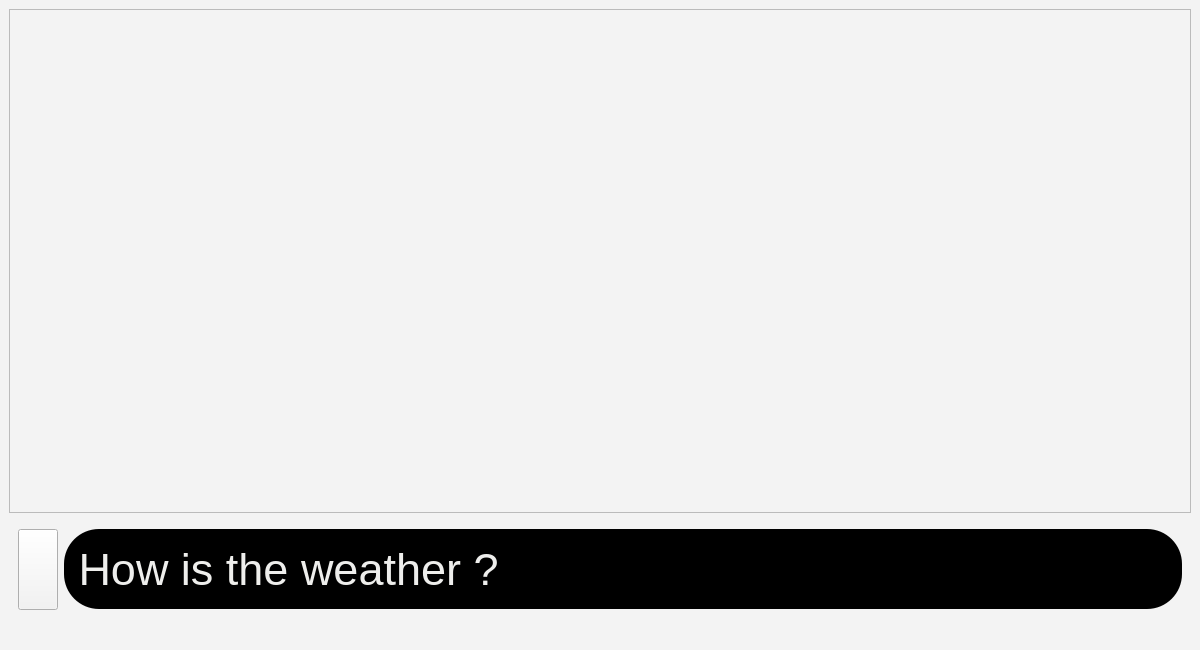
<?xml version="1.0" encoding="UTF-8"?>
<ui version="4.0">
 <class>MainWindow</class>
 <widget class="QMainWindow" name="MainWindow">
  <property name="geometry">
   <rect>
    <x>0</x>
    <y>0</y>
    <width>1200</width>
    <height>650</height>
   </rect>
  </property>
  <property name="maximumSize">
   <size>
    <width>1200</width>
    <height>650</height>
   </size>
  </property>
  <property name="windowTitle">
   <string>MainWindow</string>
  </property>
  <property name="layoutDirection">
   <enum>Qt::LeftToRight</enum>
  </property>
  <property name="styleSheet">
   <string notr="true">background-color: rgb(243, 243, 243);</string>
  </property>
  <property name="iconSize">
   <size>
    <width>48</width>
    <height>48</height>
   </size>
  </property>
  <widget class="QWidget" name="centralwidget">
   <layout class="QVBoxLayout" name="verticalLayout">
    <item>
     <widget class="QScrollArea" name="scroll_area">
      <property name="enabled">
       <bool>true</bool>
      </property>
      <property name="sizePolicy">
       <sizepolicy hsizetype="Minimum" vsizetype="Preferred">
        <horstretch>0</horstretch>
        <verstretch>0</verstretch>
       </sizepolicy>
      </property>
      <property name="focusPolicy">
       <enum>Qt::ClickFocus</enum>
      </property>
      <property name="horizontalScrollBarPolicy">
       <enum>Qt::ScrollBarAlwaysOff</enum>
      </property>
      <property name="widgetResizable">
       <bool>true</bool>
      </property>
      <property name="alignment">
       <set>Qt::AlignLeading|Qt::AlignLeft|Qt::AlignVCenter</set>
      </property>
      <widget class="QWidget" name="scroll_area_widget_contents">
       <property name="geometry">
        <rect>
         <x>0</x>
         <y>0</y>
         <width>1180</width>
         <height>480</height>
        </rect>
       </property>
       <property name="sizePolicy">
        <sizepolicy hsizetype="Preferred" vsizetype="Preferred">
         <horstretch>0</horstretch>
         <verstretch>0</verstretch>
        </sizepolicy>
       </property>
       <layout class="QGridLayout" name="gridLayout">
        <property name="leftMargin">
         <number>10</number>
        </property>
        <property name="topMargin">
         <number>10</number>
        </property>
        <property name="rightMargin">
         <number>10</number>
        </property>
        <property name="bottomMargin">
         <number>10</number>
        </property>
        <property name="horizontalSpacing">
         <number>25</number>
        </property>
       </layout>
      </widget>
     </widget>
    </item>
    <item>
     <widget class="QWidget" name="widget" native="true">
      <property name="enabled">
       <bool>true</bool>
      </property>
      <property name="sizePolicy">
       <sizepolicy hsizetype="Minimum" vsizetype="Preferred">
        <horstretch>0</horstretch>
        <verstretch>0</verstretch>
       </sizepolicy>
      </property>
      <property name="maximumSize">
       <size>
        <width>16777215</width>
        <height>100</height>
       </size>
      </property>
      <layout class="QHBoxLayout" name="horizontalLayout">
       <item>
        <widget class="QPushButton" name="speech_button">
         <property name="enabled">
          <bool>true</bool>
         </property>
         <property name="sizePolicy">
          <sizepolicy hsizetype="Maximum" vsizetype="Fixed">
           <horstretch>0</horstretch>
           <verstretch>0</verstretch>
          </sizepolicy>
         </property>
         <property name="minimumSize">
          <size>
           <width>0</width>
           <height>81</height>
          </size>
         </property>
         <property name="maximumSize">
          <size>
           <width>16777215</width>
           <height>80</height>
          </size>
         </property>
         <property name="focusPolicy">
          <enum>Qt::ClickFocus</enum>
         </property>
         <property name="styleSheet">
          <string notr="true"/>
         </property>
         <property name="text">
          <string/>
         </property>
         <property name="icon">
          <iconset>
           <normaloff>mic_icon.png</normaloff>mic_icon.png</iconset>
         </property>
         <property name="iconSize">
          <size>
           <width>46</width>
           <height>46</height>
          </size>
         </property>
         <property name="checkable">
          <bool>false</bool>
         </property>
         <property name="checked">
          <bool>false</bool>
         </property>
         <property name="flat">
          <bool>false</bool>
         </property>
        </widget>
       </item>
       <item>
        <widget class="QLineEdit" name="text_input">
         <property name="maximumSize">
          <size>
           <width>16777215</width>
           <height>80</height>
          </size>
         </property>
         <property name="font">
          <font>
           <pointsize>34</pointsize>
          </font>
         </property>
         <property name="styleSheet">
          <string notr="true">border-radius: 35px;
background-color: rgb(0, 0, 0);
color: rgb(238, 238, 236);</string>
         </property>
         <property name="text">
          <string> How is the weather ?</string>
         </property>
        </widget>
       </item>
      </layout>
     </widget>
    </item>
   </layout>
  </widget>
  <widget class="QMenuBar" name="menubar">
   <property name="geometry">
    <rect>
     <x>0</x>
     <y>0</y>
     <width>1200</width>
     <height>22</height>
    </rect>
   </property>
  </widget>
  <widget class="QStatusBar" name="statusbar"/>
 </widget>
 <resources/>
 <connections/>
</ui>
